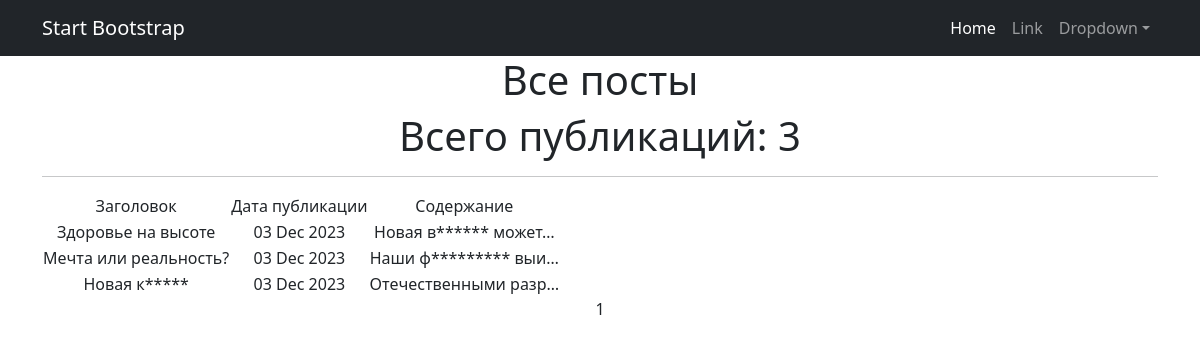
Page /news/ (signed in) on the committed database.
### news/models.py (models this page shows, shortened)
class Post(models.Model):   # Модель Post
    article = 'AR'
    news = 'NE'
    POSITIONS = [(article, 'Статья'),
                 (news, 'Новость'),]
    post = models.CharField(max_length=2, choices=POSITIONS, default=article)   # поле с выбором — «статья» или «новость»
    time_in = models.DateTimeField(auto_now_add=True)   # автоматически добавляемая дата и время создания
    heading = models.CharField(max_length=64, verbose_name='Заголовок')   # заголовок статьи/новости
    text = models.TextField(verbose_name='Содержание')   # текст статьи/новости
    rating = models.IntegerField(default=0.0)   # рейтинг статьи/новости
    author = models.ForeignKey(Author, on_delete=models.CASCADE, related_name='posts', verbose_name='Автор')   # связь «один ко многим» с моделью Author
    category = models.ManyToManyField(Category, "PostCategory")  # связь «многие ко многим» с моделью Category

### news/views.py (the view)
# urls.py: urlpatterns = [path('', PostList.as_view(), name='post_list'),
class PostList(LoginRequiredMixin, ListView):
    model = Post
    ordering = 'heading'
    template_name = 'news.html'
    context_object_name = 'news'
    paginate_by = 10
    def get_context_data(self, **kwargs):
        context = super().get_context_data(**kwargs)
        context['time_now'] = datetime.utcnow()
        return context

### news/templatetags/custom_censorship.py (called while the page is built)
@register.filter()
def censor(value):
   if type(value) != str:
      raise TypeError('Необходимо передать строку!')
   else:
      for word in value.split():
         if word.lower() in CENS:
            cens_word = word[0] + ((len(word) - 1) * '*')
            value = value.replace(word, cens_word)
   return value

### templates/news.html (shortened to what this page needs)
{% extends 'flatpages/default.html' %}
{% load custom_tags %}
{% load custom_censorship %}
{% block content %}
   <h1>Все посты</h1>
    <h1>Всего публикаций: {{news|length}}</h1>
   <hr>
   {% if news %}
       <table>
           <tr>
               <td>Заголовок</td>
               <td>Дата публикации</td>
               <td>Содержание</td>
           </tr>
           {% for new in news %}
           <tr>
               <td>{{ new.heading|censor }}</td>
               <td>{{ new.time_in|date:'d M Y' }}</td>
               <td>{{ new.text|truncatechars:20|censor }}</td>
           </tr>
           {% endfor %}
       </table>
    {% endif %}
   {{ page_obj.number }}
{% endblock content %}

### templates/flatpages/default.html (shortened to what this page needs)
<!DOCTYPE html>
<html lang="en">
    <head>
        {% load static %}
        <link href="{% static 'css/styles.css' %}" rel="stylesheet" />
    </head>
    <body>
        <nav class="navbar navbar-expand-lg navbar-dark bg-dark">
            <div class="container">
                <a class="navbar-brand" href="#">Start Bootstrap</a>
                <div class="collapse navbar-collapse" id="navbarSupportedContent">
                    <ul class="navbar-nav ms-auto mb-2 mb-lg-0">
                        <li class="nav-item"><a class="nav-link active" aria-current="page" href="#">Home</a></li>
                        <li class="nav-item"><a class="nav-link" href="#">Link</a></li>
                        <li class="nav-item dropdown">
                            <a class="nav-link dropdown-toggle" id="navbarDropdown" href="#" role="button" data-bs-toggle="dropdown" aria-expanded="false">Dropdown</a>
                        </li>
                    </ul>
                </div>
            </div>
        </nav>
        <div class="container">
            <div class="row">
                <div class="col-lg-12 text-center">
                {% block content %}{% endblock content %}
             </div>
         </div>
    </body>
</html>

### rows in the picture
Post: heading|censor "Здоровье на высоте", time_in "03 Dec 2023", text|censor "Новая в****** может…"
Post: heading|censor "Мечта или реальность?", time_in "03 Dec 2023", text|censor "Наши ф********* выи…"
Post: heading|censor "Новая к*****", time_in "03 Dec 2023", text|censor "Отечественными разр…"

### other values in the picture
{{ news|length }} "3"
{{ page_obj.number }} "1"
